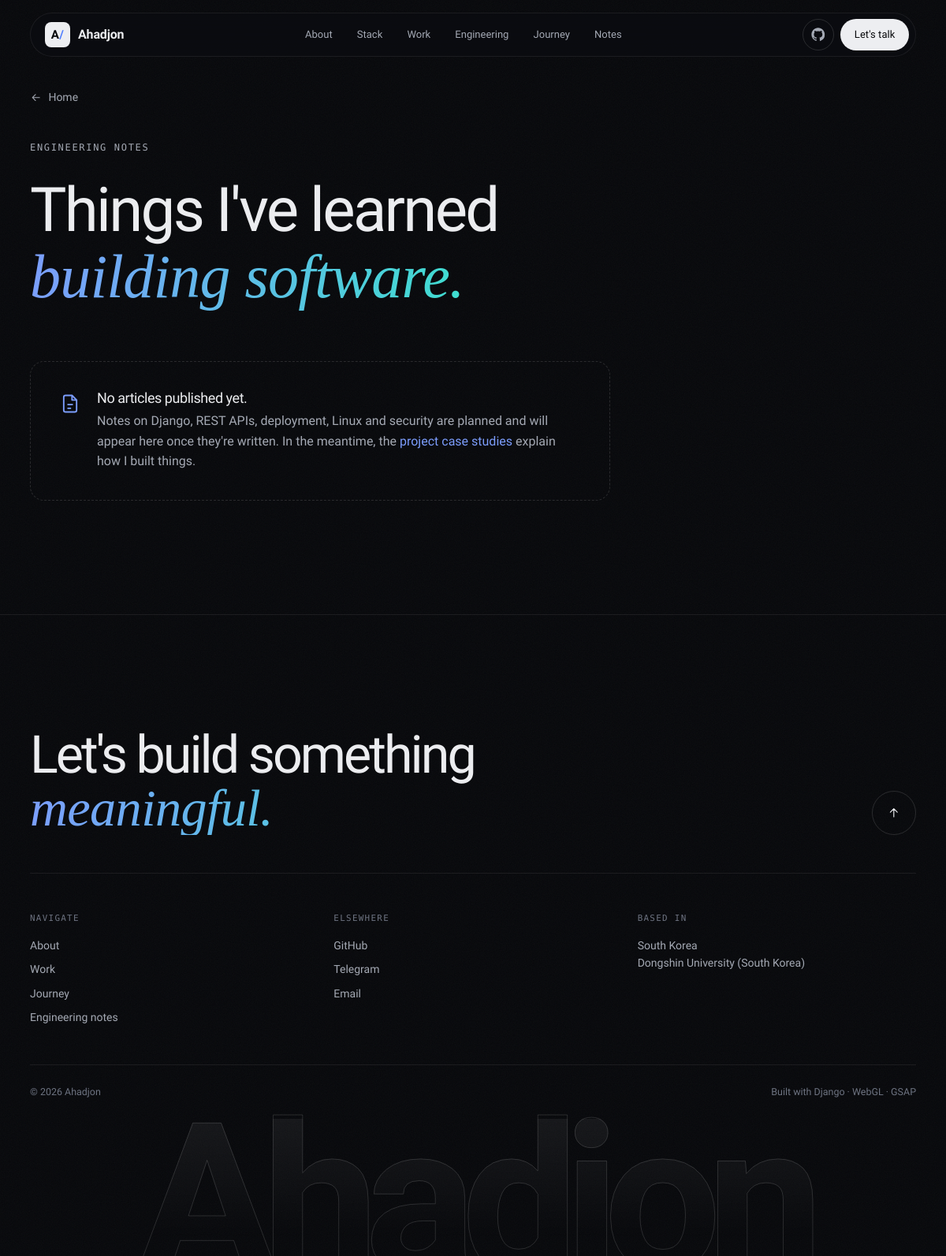
The app's page /notes/ with its own data.
### blog/models.py (models this page shows, shortened)
class PersonalInfo(models.Model):
    full_name = models.CharField(max_length=150, default="Ahadjon (Akhadbek)")
    headline = models.CharField(
        max_length=200,
        default="Full-Stack Developer | Python Backend Engineer"
    )
    hero_title = models.CharField(
        max_length=200,
        default="Engineering the systems behind great digital experiences.",
        help_text="Main hero headline. Wrap one phrase in *asterisks* to highlight it.",
    )
    hero_subtitle = models.CharField(
        max_length=300,
        default=(
            "Python Backend & Full-Stack Developer building scalable applications, "
            "intelligent tools, and reliable digital products."
        ),
    )
    subheadline = models.TextField(
        default=(
            "Information Security student at Dongshin University in South Korea. "
            "Passionate about backend systems, REST APIs, database architecture, "
            "and building complete, production-ready full-stack applications."
        ),
        help_text="Used as the SEO meta description.",
    )
    bio_intro = models.TextField(
        default=(
            "I am an Information Security student at Dongshin University in South Korea "
            "with a focused interest in software development and backend engineering. "
            "I enjoy understanding how applications work internally, designing clean database schemas, "
            "implementing secure authentication flows, and building scalable REST APIs that power modern client applications."
        )
    )
    bio_philosophy = models.TextField(
        default=(
            "Rather than treating engineering as just connecting templates, I prioritize solid system design, "
            "maintainable code, data integrity, and defensive security practices. I am committed to continuous learning "
            "and proving my capabilities through real-world software projects."
        )
    )
    bio_journey = models.TextField(
        blank=True,
        help_text="Optional extra paragraph about how you got into software development.",
    )
    education_institution = models.CharField(max_length=200, default="Dongshin University")
    education_degree = models.CharField(max_length=200, default="B.S. in Information Security")
    education_period = models.CharField(max_length=100, default="2022 – Present (3rd Year)")
    education_details = models.TextField(
        default=(
            "Core coursework in Information Security, Network Security, Operating Systems, "
            "Cryptographic Principles, System Architecture, and Software Engineering."
        )
    )
    email = models.EmailField(default="abdulaxadjon9@gmail.com")
    location = models.CharField(max_length=150, default="South Korea")
    github_url = models.URLField(blank=True, default="https://github.com/legendaxad")
    github_username = models.CharField(
        max_length=80, blank=True, default="legendaxad",
        help_text="Used by the GitHub section to load public repositories.",
    )
    linkedin_url = models.URLField(blank=True, null=True)
    telegram_url = models.URLField(blank=True, default="https://t.me/akhadjon")
    available_for_hire = models.BooleanField(default=True)
    availability_text = models.CharField(
        max_length=120, blank=True, default="Open to backend & full-stack opportunities",
        help_text="Shown in the hero only while 'available for hire' is checked.",
    )
    avatar = models.ImageField(upload_to="profile/", blank=True, null=True)
    resume_file = models.FileField(upload_to="documents/", blank=True, null=True)
    class Meta:
        verbose_name = "Personal Profile & Site Settings"
        verbose_name_plural = "Personal Profile & Site Settings"
    @classmethod
    def get_solo(cls):
        obj, _ = cls.objects.get_or_create(id=1)
        return obj
    @property
    def short_name(self):
        return (self.full_name or "Ahadjon").split()[0]

### blog/views.py (the view)
# urls.py: path("notes/", views.post_list, name="post_list"),
def post_list(request):
    posts = BlogPost.published.select_related("category")
    active = request.GET.get("category", "")
    if active:
        posts = posts.filter(category__slug=active)
    categories = BlogCategory.objects.filter(
        posts__status=BlogPost.STATUS_PUBLISHED
    ).distinct()
    return render(request, "blog/post_list.html", {
        "posts": posts, "categories": categories, "active_category": active,
    })

### blog/context_processors.py (called while the page is built)
def site(request):
    base = settings.SITE_URL or f"{request.scheme}://{request.get_host()}"
    return {
        "profile": PersonalInfo.get_solo(),
        "site_url": base,
        "canonical_url": base + request.path,
    }

### blog/models.py (called while the page is built)
    def get_queryset(self):
        return super().get_queryset().filter(
            status=BlogPost.STATUS_PUBLISHED, published_at__lte=timezone.now()
        )

### blog/templates/blog/post_list.html (shortened to what this page needs)
{% extends 'base.html' %}
{% block body_class %}page-sub{% endblock %}
{% block main %}
<section class="section notes-page">
    <div class="container">
        <nav class="crumbs" aria-label="Breadcrumb"><a href="{% url 'home' %}" class="crumbs__back"><svg class="i flip"><use href="#i-arrow"/></svg> Home</a></nav>
        <header class="section-head">
            <p class="eyebrow">Engineering notes</p>
            <h1 class="section-title section-title--xl">Things I've learned <em>building software.</em></h1>
        </header>
        {% if posts %}
        <div class="post-grid">
            {% for post in posts %}{% include 'blog/partials/post_card.html' %}{% endfor %}
        </div>
        {% else %}
        <div class="empty-state">
            <svg class="i"><use href="#i-file"/></svg>
            <div>
                <h2>No articles published yet.</h2>
                <p>Notes on Django, REST APIs, deployment, Linux and security are planned and will appear here once they're written. In the meantime, the <a class="link" href="{% url 'home' %}#work">project case studies</a> explain how I built things.</p>
            </div>
        </div>
        {% endif %}
    </div>
</section>
{% endblock %}

### templates/components/navbar.html (shortened to what this page needs)
<header class="nav" data-nav>
    <div class="nav__inner">
        <a href="{% url 'home' %}" class="nav__brand" aria-label="{{ profile.short_name }} — home">
            <span class="nav__mark" aria-hidden="true">A<i>/</i></span>
            <span class="nav__name">{{ profile.short_name }}</span>
        </a>
        <nav class="nav__links" aria-label="Primary">
            <a href="{% url 'home' %}#about" data-section="about">About</a>
            <a href="{% url 'home' %}#stack" data-section="stack">Stack</a>
            <a href="{% url 'home' %}#work" data-section="work">Work</a>
            <a href="{% url 'home' %}#engineering" data-section="engineering">Engineering</a>
            <a href="{% url 'home' %}#journey" data-section="journey">Journey</a>
            <a href="{% url 'post_list' %}" data-section="notes">Notes</a>
        </nav>
        <div class="nav__actions">
            {% if profile.github_url %}
            <a href="{{ profile.github_url }}" class="icon-btn" target="_blank" rel="noopener noreferrer" aria-label="GitHub profile" data-magnetic>
                <svg class="i"><use href="#i-github"/></svg>
            </a>
            {% endif %}
            <a href="{% url 'home' %}#contact" class="btn btn--primary btn--sm nav__cta" data-magnetic>
                <span>Let's talk</span>
            </a>
        </div>
    </div>
</header>

### templates/components/footer.html (shortened to what this page needs)
<footer class="footer">
    <div class="container">
        <div class="footer__top">
            <a href="{% url 'home' %}#contact" class="footer__cta" data-cursor="Say hi">
                <span>Let's build something</span>
                <em>meaningful.</em>
            </a>
            <button type="button" class="footer__top-btn" data-scroll-top aria-label="Back to top">
                <svg class="i"><use href="#i-arrow"/></svg>
            </button>
        </div>
        <div class="footer__grid">
            <div>
                <p class="footer__label">Navigate</p>
                <ul>
                    <li><a href="{% url 'home' %}#about">About</a></li>
                    <li><a href="{% url 'home' %}#work">Work</a></li>
                    <li><a href="{% url 'home' %}#journey">Journey</a></li>
                    <li><a href="{% url 'post_list' %}">Engineering notes</a></li>
                </ul>
            </div>
            <div>
                <p class="footer__label">Elsewhere</p>
                <ul>
                    {% if profile.github_url %}<li><a href="{{ profile.github_url }}" target="_blank" rel="noopener noreferrer">GitHub</a></li>{% endif %}
                    {% if profile.telegram_url %}<li><a href="{{ profile.telegram_url }}" target="_blank" rel="noopener noreferrer">Telegram</a></li>{% endif %}
                    {% if profile.email %}<li><a href="mailto:{{ profile.email }}">Email</a></li>{% endif %}
                </ul>
            </div>
            <div>
                <p class="footer__label">Based in</p>
                <p>{{ profile.location }}<br>{{ profile.education_institution }}</p>
            </div>
        </div>
        <div class="footer__bottom">
            <span>© {% now "Y" %} {{ profile.full_name }}</span>
            <span>Built with Django · WebGL · GSAP</span>
        </div>
    </div>
    <div class="footer__word" aria-hidden="true">{{ profile.short_name }}</div>
</footer>

### records on screen
PersonalInfo: short_name "Ahadjon", location "South Korea", education_institution "Dongshin University (South Korea)", full_name "Ahadjon"
